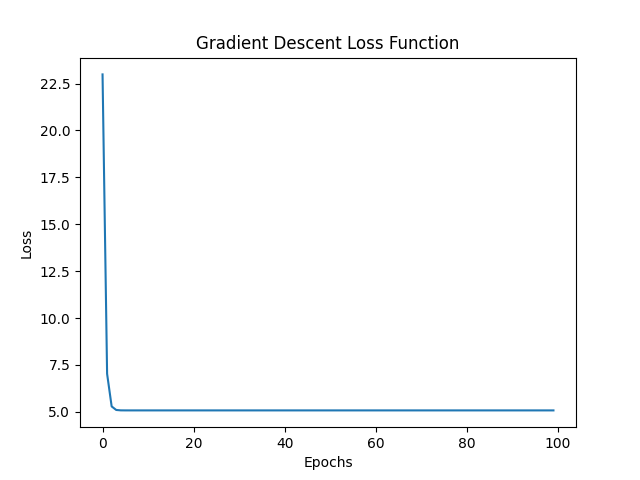

Source code (Python):
import numpy as np
import matplotlib.pyplot as plt

# Example: Simple Linear Regression Loss Function (Mean Squared Error)
def loss_function(w, x, y):
    return np.mean((y - (w * x))**2)

# Gradient of the loss function with respect to w
def gradient(w, x, y):
    return -2 * np.mean(x * (y - (w * x)))

# Gradient Descent Algorithm
def gradient_descent(x, y, learning_rate=0.01, epochs=100):
    w = 0  # Starting value of w
    losses = []

    for epoch in range(epochs):
        grad = gradient(w, x, y)
        w = w - learning_rate * grad  # Update the value of w
        loss = loss_function(w, x, y)  # Calculate the loss
        losses.append(loss)

        if epoch % 10 == 0:  # Print loss every 10 iterations
            print(f"Epoch {epoch}, Loss: {loss}, w: {w}")
    
    return w, losses

# Generate some example data
x = np.linspace(0, 10, 100)  # Features (input)
y = 2 * x + 1 + np.random.randn(100) * 2  # Labels (output with some noise)

# Run Gradient Descent
w, losses = gradient_descent(x, y)

# Plotting the results
plt.plot(losses)
plt.xlabel('Epochs')
plt.ylabel('Loss')
plt.title('Gradient Descent Loss Function')
plt.show()

print(f"Final value of w: {w}")
